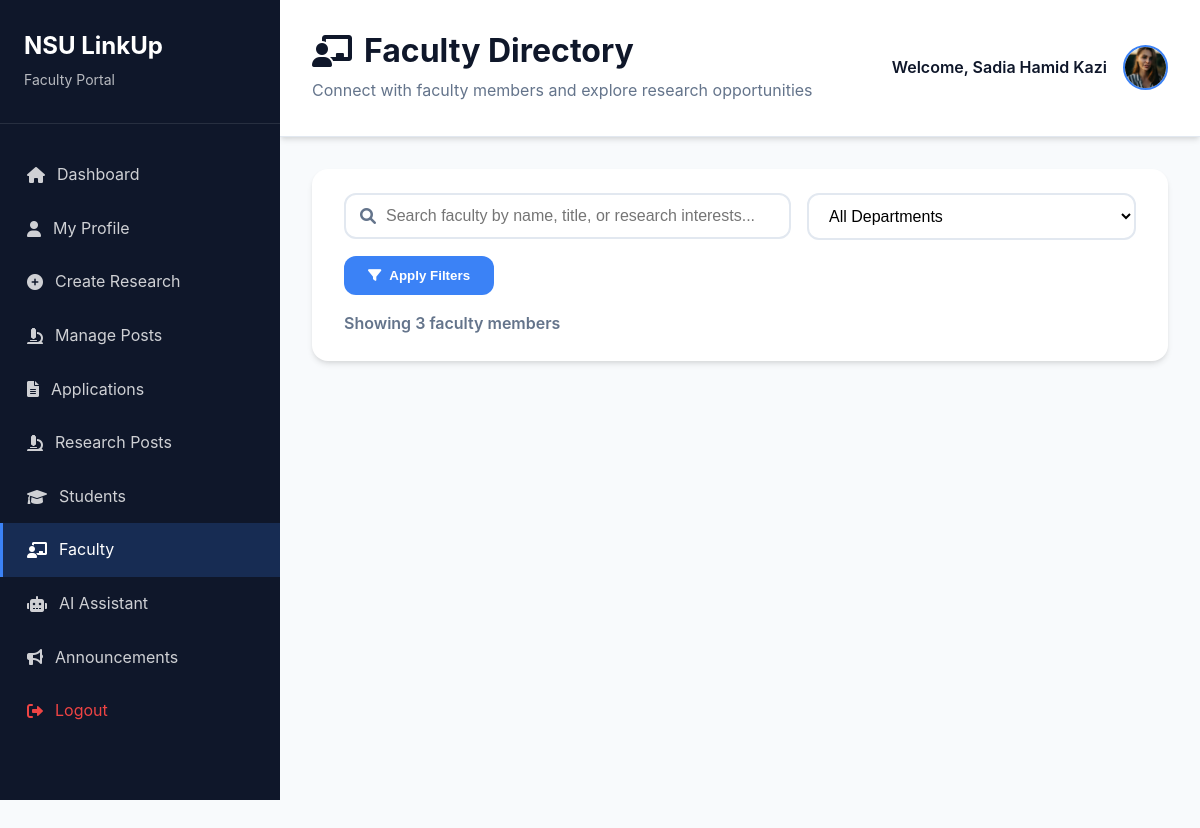
The app's page /faculty/faculty.php (signed in) with its own data.
### tables this page shows
CREATE TABLE `faculty` (
  `faculty_id` int(11) NOT NULL,
  `user_id` int(11) DEFAULT NULL,
  `profile_image` varchar(255) DEFAULT NULL,
  `full_name` varchar(100) NOT NULL,
  `title` varchar(50) DEFAULT NULL,
  `prefix` varchar(10) DEFAULT NULL,
  `office` varchar(50) DEFAULT NULL,
  `phone` varchar(20) DEFAULT NULL,
  `office_hours` varchar(100) DEFAULT NULL,
  `education` text DEFAULT NULL,
  `research_interests` text DEFAULT NULL,
  `courses_taught` text DEFAULT NULL,
  `biography` text DEFAULT NULL,
  `about` text DEFAULT NULL,
  `linkedin` varchar(255) DEFAULT NULL,
  `google_scholar` varchar(255) DEFAULT NULL,
  `github` varchar(255) DEFAULT NULL,
  `website` varchar(255) DEFAULT NULL
);

### includes/functions.php (called while the page is built, shortened)
<?php
function getUserInfo(mysqli $conn, int $user_id, string $user_type): array
{
    $defaults = [
        'full_name'     => 'User',
        'profile_image' => null,
        'email'         => null,
    ];
    $map = [
        'student'   => ['table' => 'students',   'cols' => 'full_name, profile_image, degree, cgpa, linkedin, github'],
        'faculty' => ['table' => 'faculty', 'cols' => 'full_name, profile_image, title, office, linkedin, github'],
        'organizer' => ['table' => 'organizers', 'cols' => 'full_name, profile_image'],
        'admin'     => ['table' => 'admins',     'cols' => 'full_name, profile_image'],
    ];
    $tbl  = $map[$user_type]['table'];
    $cols = $map[$user_type]['cols'];
    $sql = "SELECT u.email, $cols
            FROM users u
            JOIN $tbl r ON u.user_id = r.user_id
            WHERE u.user_id = ?
            LIMIT 1";
    $stmt = $conn->prepare($sql);
    $stmt->bind_param('i', $user_id);
    $stmt->execute();
    $res = $stmt->get_result();
    $row = $res ? $res->fetch_assoc() : null;
    return $row ?: $defaults;
}

### faculty/faculty.php (the view, shortened to what this page needs)
<?php
require_once '../includes/db_connect.php';
require_once '../includes/functions.php';
require_once '../includes/auth_check.php';
$user_id = $_SESSION['user_id'];
$user_type = $_SESSION['user_type'];
$search = isset($_GET['search']) ? $_GET['search'] : '';
$page = isset($_GET['page']) ? (int)$_GET['page'] : 1;
$limit = 12;
$offset = ($page - 1) * $limit;
$where_conditions = ["u.is_verified = TRUE AND u.is_banned = FALSE"];
$params = [];
$types = "";
$where_clause = implode(" AND ", $where_conditions);
$count_query = "SELECT COUNT(*) as total FROM faculty f
                JOIN users u ON f.user_id = u.user_id
                WHERE $where_clause";
$stmt = $conn->prepare($count_query);
$stmt->execute();
$total_faculty = $stmt->get_result()->fetch_assoc()['total'];
$query = "SELECT f.*, u.email,
          (SELECT COUNT(*) FROM research_posts WHERE faculty_id = f.faculty_id AND is_active = TRUE) as active_research_count,
          (SELECT GROUP_CONCAT(DISTINCT department) FROM research_posts WHERE faculty_id = f.faculty_id) as departments
          FROM faculty f
          JOIN users u ON f.user_id = u.user_id
          WHERE $where_clause
          ORDER BY f.full_name ASC
          LIMIT ? OFFSET ?";
$params[] = $limit;
$params[] = $offset;
$types .= "ii";
$stmt = $conn->prepare($query);
$stmt->bind_param($types, ...$params);
$stmt->execute();
$result = $stmt->get_result();
$user_info = getUserInfo($conn, $user_id, $user_type);
?>
<!DOCTYPE html>
<html lang="en">
<head>
    <link rel="stylesheet" href="../assets/css/common.css">
    <link rel="stylesheet" href="../assets/css/faculty.css">
    <link rel="stylesheet" href="../assets/css/profile-view.css">
    <link rel="stylesheet" href="https://cdnjs.cloudflare.com/ajax/libs/font-awesome/6.0.0/css/all.min.css">
</head>
<body>
    <div class="dashboard-container">
        <aside class="sidebar">
            <div class="sidebar-header">
                <h2>NSU LinkUp</h2>
                <p><?php echo ucfirst($user_type); ?> Portal</p>
            </div>
            <nav class="sidebar-nav">
                <a href="dashboard.php">
                    <i class="fas fa-home"></i>
                    Dashboard
                </a>
                <a href="../faculty/profile.php">
                    <i class="fas fa-user"></i>
                    My Profile
                </a>
                <a href="../faculty/create-research.php">
                    <i class="fas fa-plus-circle"></i>
                    Create Research
                </a>
                <a href="../faculty/manage-posts.php">
                    <i class="fas fa-microscope"></i>
                    Manage Posts
                </a>
                <a href="../faculty/applications.php">
                    <i class="fas fa-file-alt"></i>
                    Applications
                </a>
                <a href="research.php">
                    <i class="fas fa-microscope"></i>
                    Research Posts
                </a>
                <a href="../faculty/students.php">
                    <i class="fas fa-graduation-cap"></i>
                    Students
                </a>
                <a href="../faculty/faculty.php" class="active">
                    <i class="fas fa-chalkboard-teacher"></i>
                    Faculty
                </a>
                <a href="chatbot.php">
                    <i class="fas fa-robot"></i>
                    AI Assistant
                </a>
                <a href="announcements.php">
                    <i class="fas fa-bullhorn"></i>
                    Announcements
                </a>
                <a href="../auth/logout.php" class="logout">
                    <i class="fas fa-sign-out-alt"></i>
                    Logout
                </a>
            </nav>
        </aside>
        <main class="main-content">
            <header class="content-header">
                <div class="header-left">
                    <h1>
                        <i class="fas fa-chalkboard-teacher"></i>
                        Faculty Directory
                    </h1>
                    <p>Connect with faculty members and explore research opportunities</p>
                </div>
                <div class="header-right">
                    <div class="user-info">
                        <span>Welcome, <?php echo htmlspecialchars($user_info['full_name']); ?></span>
                        <img src="<?php echo $user_info['profile_image'] ? '../assets/uploads/profiles/' . $user_info['profile_image'] : '../assets/images/default-avatar.png'; ?>"
                            alt="Profile" class="user-avatar">
                    </div>
                </div>
            </header>
            <div class="filters-section">
                <form method="GET" class="filters-form">
                    <div class="search-box">
                        <i class="fas fa-search"></i>
                        <input type="text" name="search" placeholder="Search faculty by name, title, or research interests..."
                            value="<?php echo htmlspecialchars($search); ?>">
                    </div>
                    <select name="department" class="filter-select">
                        <option value="">All Departments</option>
                    </select>
                    <button type="submit" class="filter-submit">
                        <i class="fas fa-filter"></i>
                        Apply Filters
                    </button>
                </form>
                <div class="results-info">
                    Showing <?php echo $total_faculty; ?> faculty members
                </div>
            </div>
            <div class="faculty-container">
                <?php if ($result->num_rows > 0): ?>
                    <div class="faculty-grid">
                    </div>
                <?php endif; ?>
            </div>
        </main>
    </div>
</body>
</html>

### assets/css/common.css (style rules this page uses)
:root { --primary-color: #6366f1; --primary-dark: #4f46e5; --primary-light: #818cf8; --secondary-color: #ec4899; --secondary-dark: #db2777; --accent-color: #f59e0b; --success-color: #10b981; --danger-color: #ef4444; --warning-color: #f59e0b; --info-color: #3b82f6; --dark-bg: #111827; --light-bg: #f9fafb; --card-bg: #ffffff; --text-primary: #111827; --text-secondary: #6b7280; --border-color: #e5e7eb; --shadow-sm: 0 1px 2px 0 rgba(0, 0, 0, 0.05); --shadow-md: 0 4px 6px -1px rgba(0, 0, 0, 0.1); --shadow-lg: 0 10px 15px -3px rgba(0, 0, 0, 0.1); --shadow-xl: 0 20px 25px -5px rgba(0, 0, 0, 0.1); --gradient-primary: linear-gradient(135deg, #667eea 0%, #764ba2 100%); --gradient-secondary: linear-gradient(135deg, #f093fb 0%, #f5576c 100%); --gradient-accent: linear-gradient(135deg, #fa709a 0%, #fee140 100%); }
* { margin: 0; padding: 0; box-sizing: border-box; }
body { font-family: 'Inter', -apple-system, BlinkMacSystemFont, 'Segoe UI', Roboto, sans-serif; background-color: var(--light-bg); color: var(--text-primary); line-height: 1.6; overflow-x: hidden; }
h1, h2, h3, h4, h5, h6 { font-weight: 700; line-height: 1.2; margin-bottom: 1rem; color: var(--text-primary); }
h1 { font-size: 2.5rem; }
h2 { font-size: 2rem; }
a { color: var(--primary-color); text-decoration: none; transition: color 0.3s ease; }

### records on screen
faculty: full_name "Sadia Hamid Kazi", profile_image (picture)

### other values on screen
$user_type "Faculty"
$total_faculty "3"
